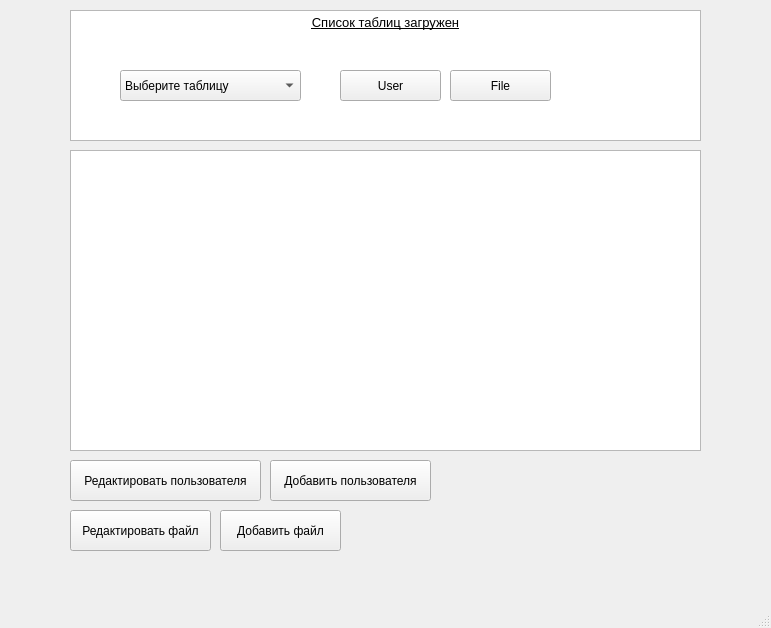
<?xml version="1.0" encoding="UTF-8"?>
<ui version="4.0">
 <class>MainWindow</class>
 <widget class="QMainWindow" name="MainWindow">
  <property name="geometry">
   <rect>
    <x>0</x>
    <y>0</y>
    <width>771</width>
    <height>628</height>
   </rect>
  </property>
  <property name="windowTitle">
   <string>MainWindow</string>
  </property>
  <widget class="QWidget" name="centralwidget">
   <widget class="QComboBox" name="comboBox">
    <property name="enabled">
     <bool>true</bool>
    </property>
    <property name="geometry">
     <rect>
      <x>120</x>
      <y>70</y>
      <width>181</width>
      <height>31</height>
     </rect>
    </property>
    <property name="duplicatesEnabled">
     <bool>false</bool>
    </property>
    <item>
     <property name="text">
      <string>Выберите таблицу</string>
     </property>
    </item>
   </widget>
   <widget class="QPushButton" name="pushButtonUser">
    <property name="geometry">
     <rect>
      <x>340</x>
      <y>70</y>
      <width>101</width>
      <height>31</height>
     </rect>
    </property>
    <property name="text">
     <string>User</string>
    </property>
   </widget>
   <widget class="QTableView" name="tableView">
    <property name="geometry">
     <rect>
      <x>70</x>
      <y>150</y>
      <width>631</width>
      <height>301</height>
     </rect>
    </property>
   </widget>
   <widget class="QTextBrowser" name="textBrowserListTable">
    <property name="geometry">
     <rect>
      <x>70</x>
      <y>10</y>
      <width>631</width>
      <height>131</height>
     </rect>
    </property>
    <property name="html">
     <string>&lt;!DOCTYPE HTML PUBLIC &quot;-//W3C//DTD HTML 4.0//EN&quot; &quot;http://www.w3.org/TR/REC-html40/strict.dtd&quot;&gt;
&lt;html&gt;&lt;head&gt;&lt;meta name=&quot;qrichtext&quot; content=&quot;1&quot; /&gt;&lt;style type=&quot;text/css&quot;&gt;
p, li { white-space: pre-wrap; }
&lt;/style&gt;&lt;/head&gt;&lt;body style=&quot; font-family:'MS Shell Dlg 2'; font-size:7.8pt; font-weight:400; font-style:normal;&quot;&gt;
&lt;p align=&quot;center&quot; style=&quot; margin-top:0px; margin-bottom:0px; margin-left:0px; margin-right:0px; -qt-block-indent:0; text-indent:0px;&quot;&gt;&lt;span style=&quot; font-size:10pt; text-decoration: underline;&quot;&gt;Список таблиц загружен&lt;/span&gt;&lt;/p&gt;&lt;/body&gt;&lt;/html&gt;</string>
    </property>
   </widget>
   <widget class="QPushButton" name="pushButtonFileAdd">
    <property name="geometry">
     <rect>
      <x>220</x>
      <y>510</y>
      <width>121</width>
      <height>41</height>
     </rect>
    </property>
    <property name="text">
     <string>Добавить файл</string>
    </property>
   </widget>
   <widget class="QPushButton" name="pushButtonFileEdit">
    <property name="geometry">
     <rect>
      <x>70</x>
      <y>510</y>
      <width>141</width>
      <height>41</height>
     </rect>
    </property>
    <property name="text">
     <string>Редактировать файл</string>
    </property>
   </widget>
   <widget class="QPushButton" name="pushButtonUserAdd">
    <property name="geometry">
     <rect>
      <x>270</x>
      <y>460</y>
      <width>161</width>
      <height>41</height>
     </rect>
    </property>
    <property name="text">
     <string>Добавить пользователя</string>
    </property>
   </widget>
   <widget class="QPushButton" name="pushButtonUserEdit">
    <property name="geometry">
     <rect>
      <x>70</x>
      <y>460</y>
      <width>191</width>
      <height>41</height>
     </rect>
    </property>
    <property name="text">
     <string>Редактировать пользователя</string>
    </property>
   </widget>
   <widget class="QPushButton" name="pushButtonFile">
    <property name="geometry">
     <rect>
      <x>450</x>
      <y>70</y>
      <width>101</width>
      <height>31</height>
     </rect>
    </property>
    <property name="text">
     <string>File</string>
    </property>
   </widget>
   <zorder>textBrowserListTable</zorder>
   <zorder>comboBox</zorder>
   <zorder>pushButtonUser</zorder>
   <zorder>tableView</zorder>
   <zorder>pushButtonFileAdd</zorder>
   <zorder>pushButtonFileEdit</zorder>
   <zorder>pushButtonUserAdd</zorder>
   <zorder>pushButtonUserEdit</zorder>
   <zorder>pushButtonFile</zorder>
  </widget>
  <widget class="QMenuBar" name="menubar">
   <property name="geometry">
    <rect>
     <x>0</x>
     <y>0</y>
     <width>771</width>
     <height>25</height>
    </rect>
   </property>
  </widget>
  <widget class="QStatusBar" name="statusbar"/>
 </widget>
 <resources/>
 <connections/>
</ui>
